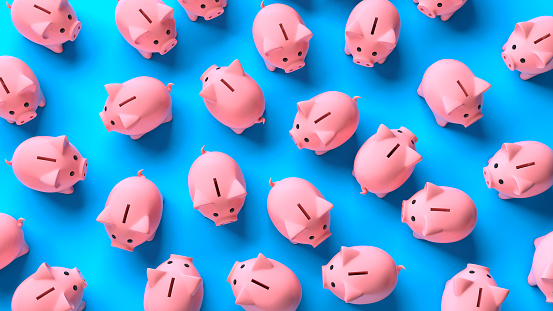
//> input picture Dataset/image-10.jpg, 553 x 311 px
$ ./26-Segmentation   (built with g++ and OpenCV 4)
//> lines starting //> are read from the running program, lines starting //| are printed output that depends on the picture; after the words box and inside, x2 and y2 are one past the last pixel; in counts of white or black regions, pixels touching at a corner belong together
/*!
 * Image Segmentation using Watershed.
 * This entire thing sucks. Does not work with other images in the Dataset dir. Need to tune thresholding everytime.
 * @link https://docs.opencv.org/3.4/d2/dbd/tutorial_distance_transform.html
 * @link https://opencv24-python-tutorials.readthedocs.io/en/latest/py_tutorials/py_imgproc/py_watershed/py_watershed.html
 */

#include <opencv2/core.hpp>
#include <opencv2/imgproc.hpp>
#include <opencv2/highgui.hpp>
#include <iostream>

using std::cout;
using std::endl;

int main()
{
    cv::Mat srcImg(cv::imread("../Dataset/image-10.jpg"));
//> srcImg is the input picture: 311 rows x 553 cols, CV_8UC3; mean B, G, R 204.9, 155.3, 99.9
    if (srcImg.empty())
    {
        cout << "Couldn't open image. Try another one." << endl;
        return -1;
    }

    cv::imshow("Original image", srcImg);

    // Sharpen the image for better foreground object.
    cv::Mat laplacianImg;
    cv::Matx<float, 3, 3> kernel(1, 1, 1,
                                 1, -8, 1,
                                 1, 1, 1);
    cv::filter2D(srcImg, laplacianImg, CV_32F, kernel);
    cv::Mat srcImgFloat;
    srcImg.convertTo(srcImgFloat, CV_32F);         // Converting Matrix to 32F to hold negative value
    cv::Mat sharpImg = srcImgFloat - laplacianImg; // Sharpening
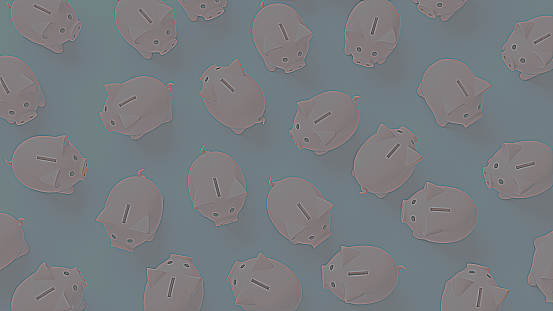
//> sharpImg: 311 rows x 553 cols, CV_32FC3; mean B, G, R 204.9, 155.3, 99.8; drawn with min black and max white
    sharpImg.convertTo(sharpImg, CV_8UC3);         // Coverting Matrix back to normal
//> sharpImg: 311 rows x 553 cols, CV_8UC3
    laplacianImg.convertTo(laplacianImg, CV_8UC3);
//> laplacianImg: 311 rows x 553 cols, CV_8UC3

    // Converting into Grayscale for thresholding purposes. Thresholding helps to estimate objects.
    cv::Mat grayImg;
    cv::cvtColor(srcImg, grayImg, cv::ColorConversionCodes::COLOR_BGR2GRAY);
    cv::threshold(grayImg, grayImg, 40, 255, cv::ThresholdTypes::THRESH_OTSU);
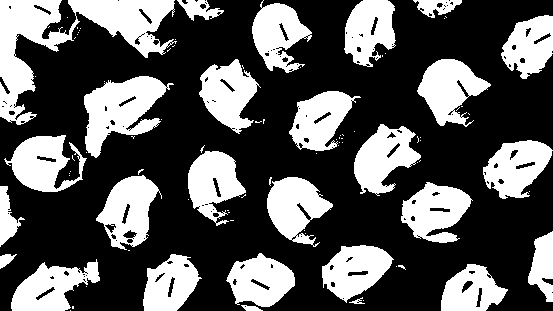
//> grayImg: 311 rows x 553 cols, CV_8UC1; 34.8% white; 91 white regions (64 under 20 px), largest, box (x1, y1, x2, y2) and area: (0, 0, 177, 125) 7578, (84, 76, 174, 158) 3797, (417, 59, 491, 127) 2756

    // Noise reduction
    cv::morphologyEx(
        grayImg,                    // Source
        grayImg,                    // Destination
        cv::MorphTypes::MORPH_OPEN, // Opening = Erosion -> Dilation
        cv::Mat::ones(3, 3, CV_8U), // Kernel
        cv::Point(),                // Anchor ??
        2                           // Higher the iteration number, better the coverage of object.
    );
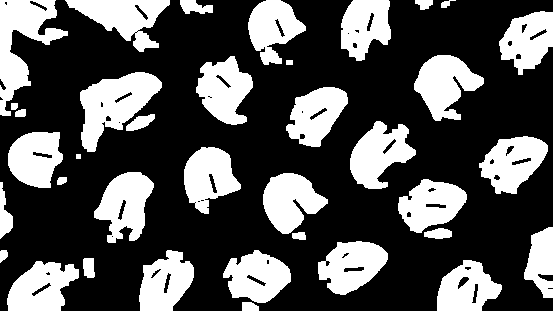
//> grayImg: 311 rows x 553 cols, CV_8UC1; 32.6% white; 37 white regions, largest, box (x1, y1, x2, y2) and area: (80, 72, 162, 152) 3421, (0, 0, 68, 116) 3314, (414, 55, 484, 121) 2676

    // After reduction noise, we need to magnify our objects. Dilation increases object boundaries to a certain level.
    // Beyond that level we can be sure that it's "background"
    cv::Mat background;
    cv::dilate(
        grayImg,                    // Source
        background,                 // Destination
        cv::Mat::ones(3, 3, CV_8U), // Kernel
        cv::Point(),                // Anchor ??
        4                           // Higher the iteration number, better the coverage of object.
    );
//> background: 311 rows x 553 cols, CV_8UC1; 47.9% white; 26 white regions, largest, box (x1, y1, x2, y2) and area: (68, 64, 162, 159) 5580, (0, 0, 68, 117) 4292, (0, 250, 95, 311) 4098

    // Applying the distance algorithm followed by thresholding makes the foreground objects definitive.
    cv::Mat distanceImg, foreground, unknownObj;
    cv::distanceTransform(
        background,
        distanceImg,
        cv::DistanceTypes::DIST_L2,
        cv::DistanceTransformMasks::DIST_MASK_3,
        CV_32F);
    cv::normalize(distanceImg, distanceImg, 0, 1, cv::NormTypes::NORM_MINMAX);
    cv::threshold(distanceImg, foreground, 0.5, 1.0, cv::ThresholdTypes::THRESH_BINARY); // Arbituary threshold value
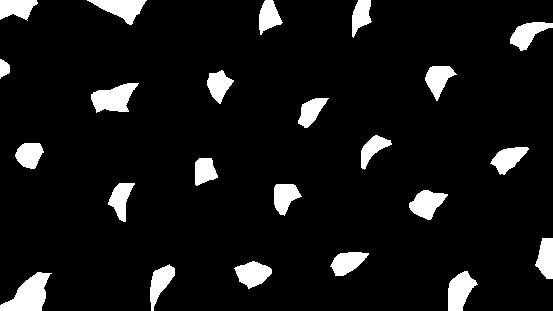
//> foreground: 311 rows x 553 cols, CV_32FC1; values 0 (black) and 1 (white), 8% white; 23 white regions, largest, box (x1, y1, x2, y2) and area: (0, 272, 52, 311) 1120, (91, 83, 139, 113) 893, (448, 271, 478, 311) 757
    foreground.convertTo(foreground, CV_8U);                                             // Converting matrix back to normal
//> foreground: 311 rows x 553 cols, CV_8UC1; values 0 (black) and 1 (white), 8% white; 23 white regions

    // Contour detection. We find the blobs
    std::vector<std::vector<cv::Point>> contours;
    cv::findContours(
        foreground,
        contours,
        cv::RetrievalModes::RETR_EXTERNAL,
        cv::ContourApproximationModes::CHAIN_APPROX_SIMPLE);
//> contours = 23 contours; largest, box (x1, y1, x2, y2) and area: (0, 272, 52, 311) 1048, (91, 83, 139, 113) 828, (448, 271, 478, 311) 704, (87, 0, 147, 25) 677, (409, 190, 448, 220) 646

    cv::Mat markers(cv::Mat::zeros(foreground.size(), CV_32S));
    // Looping through all the discovered contours (blobs) and drawing it
    for (std::size_t i = 0; i < contours.size(); i++)
    {
        cv::drawContours(markers, contours, static_cast<int>(i), cv::Scalar(static_cast<int>(i) + 2));
    }
//> this loop made 23 passes
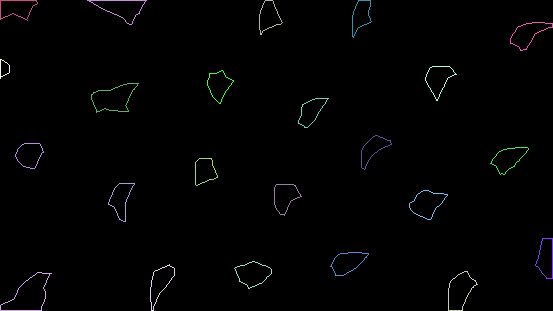
//> markers: 311 rows x 553 cols, CV_32SC1; 24 distinct labels, from 0 to 24; one colour per label, 0 black

    // Pass the original image and another image with detected-blobs
    cv::watershed(sharpImg, markers);
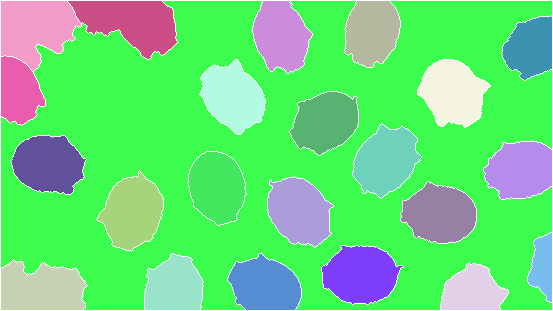
//> markers: 311 rows x 553 cols, CV_32SC1; 24 distinct labels, from -1 to 24; one colour per label, 0 black, -1 white

    // Generate random colors
    std::vector<cv::Vec3b> colors;
    for (size_t i = 0; i < contours.size(); i++)
    {
        int b = cv::theRNG().uniform(0, 256);
        int g = cv::theRNG().uniform(0, 256);
        int r = cv::theRNG().uniform(0, 256);

        colors.push_back(cv::Vec3b((uchar)b, (uchar)g, (uchar)r));
    }

    // Create the result image
    cv::Mat result(cv::Mat::zeros(markers.size(), CV_8UC3));
    for (int i = 0; i < markers.rows; i++)
    {
        for (int j = 0; j < markers.cols; j++)
        {
            int index = markers.at<int>(i, j);
            if (index > 0 && index <= static_cast<int>(contours.size())) // Can't figure this out.
            {
                result.at<cv::Vec3b>(i, j) = colors[index]; // Same "pixel" values get same "color"
            }
        }
    }
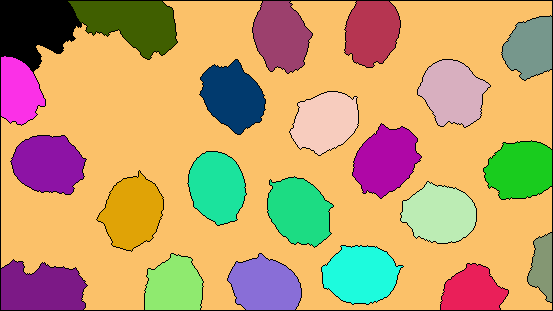
//> result: 311 rows x 553 cols, CV_8UC3; mean B, G, R 108.6, 160.2, 194.2

    cv::imshow("Watershed Result", result);
    cv::waitKey(0);

    return 0;
}

$ run again, with Dataset/image-01.jpg copied over Dataset/image-10.jpg
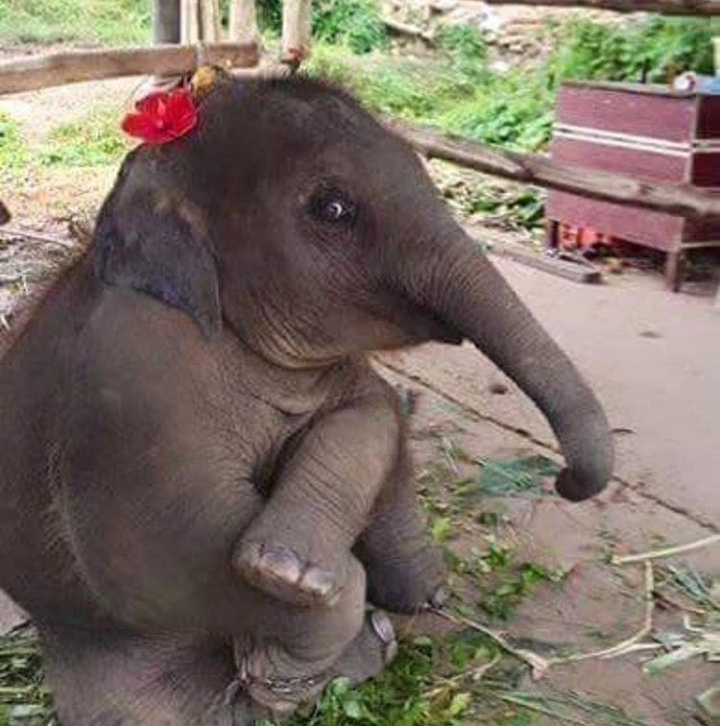
//> input picture Dataset/image-01.jpg, 720 x 726 px
//> srcImg is the input picture: 726 rows x 720 cols, CV_8UC3; mean B, G, R 101, 111.9, 123.8
//> `cv::morphologyEx( grayImg, grayImg, cv::MorphTypes::MORPH_OPEN, cv::Ma..`:
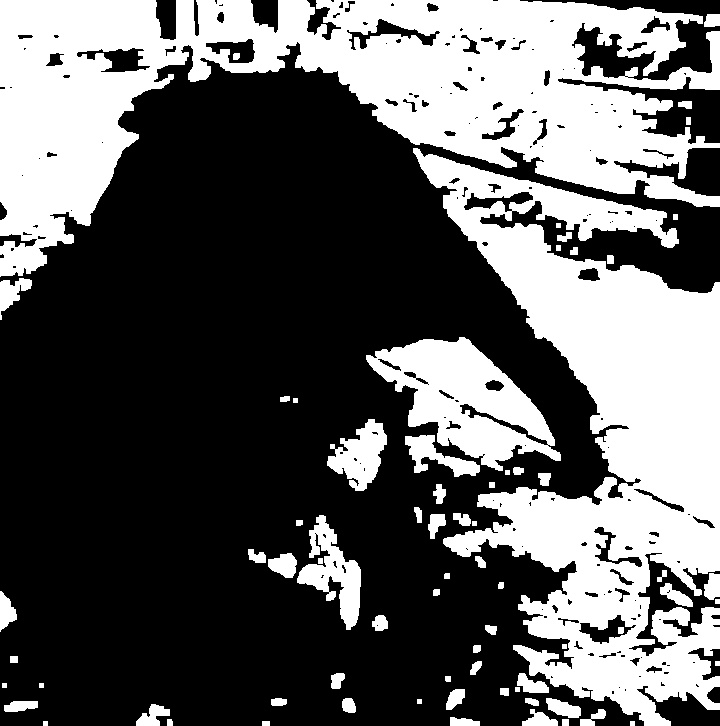
//> grayImg: 726 rows x 720 cols, CV_8UC1; 37.4% white; 72 white regions, largest, box (x1, y1, x2, y2) and area: (0, 0, 720, 277) 89104, (413, 148, 720, 726) 78707, (366, 337, 561, 471) 12425
//> background: 726 rows x 720 cols, CV_8UC1; 47.9% white; 25 white regions, largest, box (x1, y1, x2, y2) and area: (0, 0, 720, 726) 211880, (358, 329, 561, 477) 18999, (240, 507, 361, 630) 6604
//> contours = 4 contours; box (x1, y1, x2, y2) and area: (616, 327, 720, 515) 10474, (458, 0, 533, 109) 3617, (0, 99, 60, 199) 2960, (0, 0, 17, 12) 56
//> the loop `for (std::size_t i = 0; i < contours.size(); i++)` made 4 passes
//> the loop `for (size_t i = 0; i < contours.size(); i++)` made 4 passes
//> after the loop `for (int i = 0; i < markers.rows; i++)`:
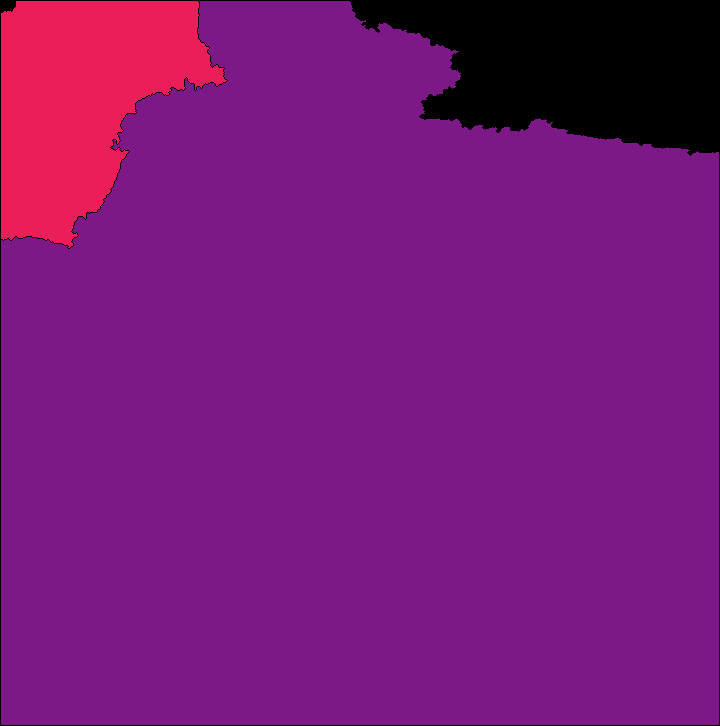
//> result: 726 rows x 720 cols, CV_8UC3; mean B, G, R 119.9, 23.3, 121

$ run again, with Dataset/image-03.jpg copied over Dataset/image-10.jpg
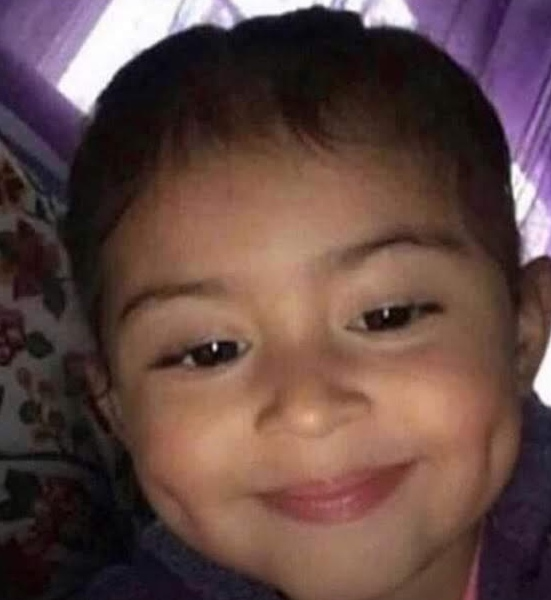
//> input picture Dataset/image-03.jpg, 551 x 600 px
//> srcImg is the input picture: 600 rows x 551 cols, CV_8UC3; mean B, G, R 68, 72.2, 98
//> `cv::morphologyEx( grayImg, grayImg, cv::MorphTypes::MORPH_OPEN, cv::Ma..`:
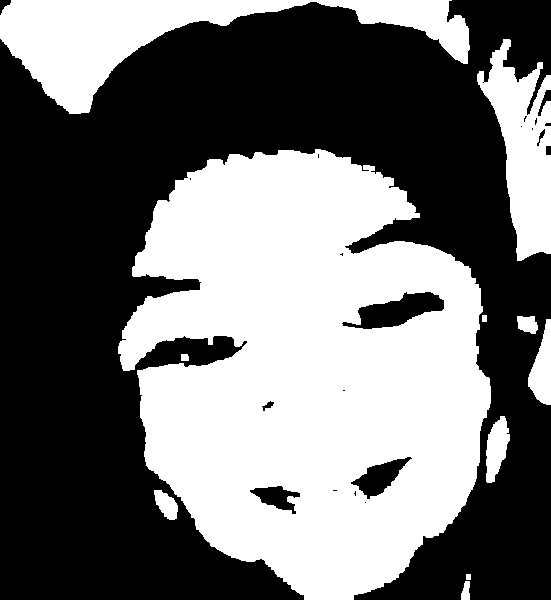
//> grayImg: 600 rows x 551 cols, CV_8UC1; 44.8% white; 11 white regions, largest, box (x1, y1, x2, y2) and area: (118, 149, 491, 600) 117355, (0, 0, 470, 114) 18627, (477, 39, 551, 261) 8750
//> background: 600 rows x 551 cols, CV_8UC1; 50.5% white; 11 black regions (6 under 20 px), largest, box (x1, y1, x2, y2) and area: (0, 0, 551, 600) 161082, (360, 293, 436, 321) 950, (141, 336, 226, 359) 935, (359, 460, 394, 488) 416, (258, 487, 279, 501) 166
//> contours = 3 contours; box (x1, y1, x2, y2) and area: (182, 191, 441, 475) 28397, (5, 0, 127, 50) 2347, (303, 514, 367, 558) 1220
//> the loop `for (std::size_t i = 0; i < contours.size(); i++)` made 3 passes
//> the loop `for (size_t i = 0; i < contours.size(); i++)` made 3 passes
//> after the loop `for (int i = 0; i < markers.rows; i++)`:
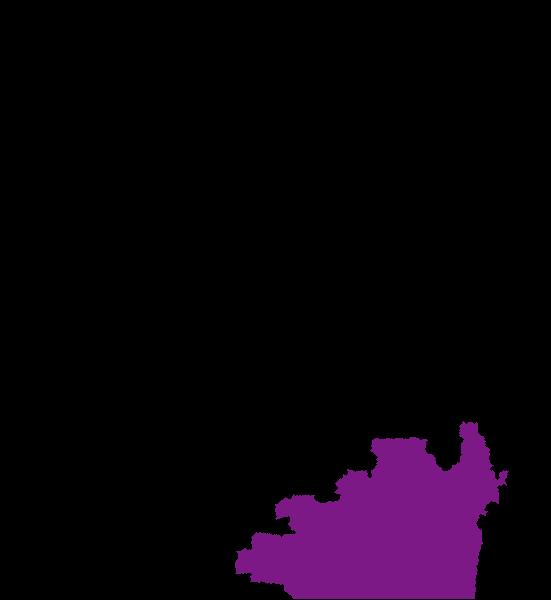
//> result: 600 rows x 551 cols, CV_8UC3; mean B, G, R 11.9, 2.2, 11
